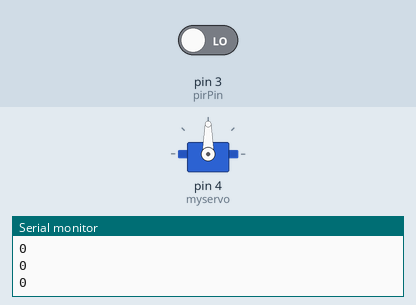
Recording of a sketch running on a simulated Arduino Uno, built with avr-gcc and run on an emulated ATmega328P. Parts: servo, the last lines printed to the serial monitor. The inputs (shaded band) are chosen by the test bench; at power-on: pin 3 (pirPin) LOW.

Above: at 1.2 s.
1.3 s: pin 3 (pirPin) driven HIGH
At 1.5 s:
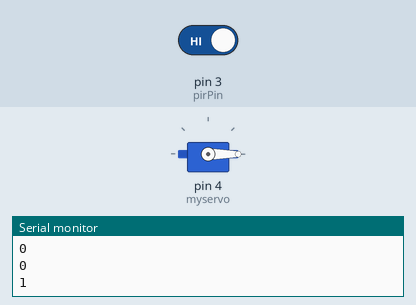
At 2.2 s:
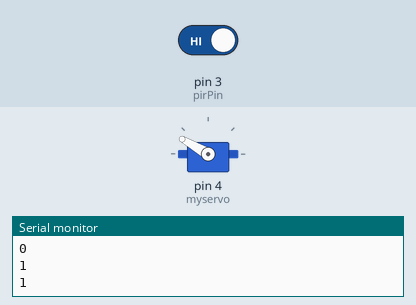
4.3 s: pin 3 (pirPin) driven LOW
At 5.1 s:
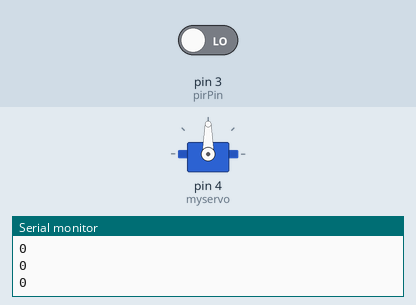
Timing chart, 0 to 7.3 s (numbered marks = the images above; inputs shaded):
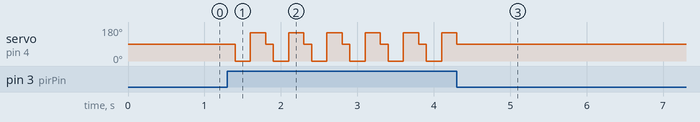

Measured:
- after the input at 1.3 s, servo on pin 4 (myservo): 90° → 0° after 0.10 s, then repeats every 0.50 s: 150° 0.20 s, 90° 0.10 s, 0° 0.20 s
- after the input at 4.3 s, servo on pin 4 (myservo): goes on until 4.3 s, then stays 90°

The sketch:

waver.ino
```cpp
#include <Servo.h>
Servo myservo;

int pirPin = 3;
int pirValue;


void setup() {
  // put your setup code here, to run once:
  pinMode(pirPin, INPUT);
  Serial.begin(9600);
  myservo.attach(4);
  myservo.write(90);
}

void loop() {
  // put your main code here, to run repeatedly:;
  pirValue = digitalRead(pirPin);
  Serial.println(pirValue);
  delay(100);
  if (pirValue == 1){
    myservo.write(0);
    delay(200);
    myservo.write(150);
    delay(200);
    myservo.write(90);

    pirValue = 0;
  }

}
```
